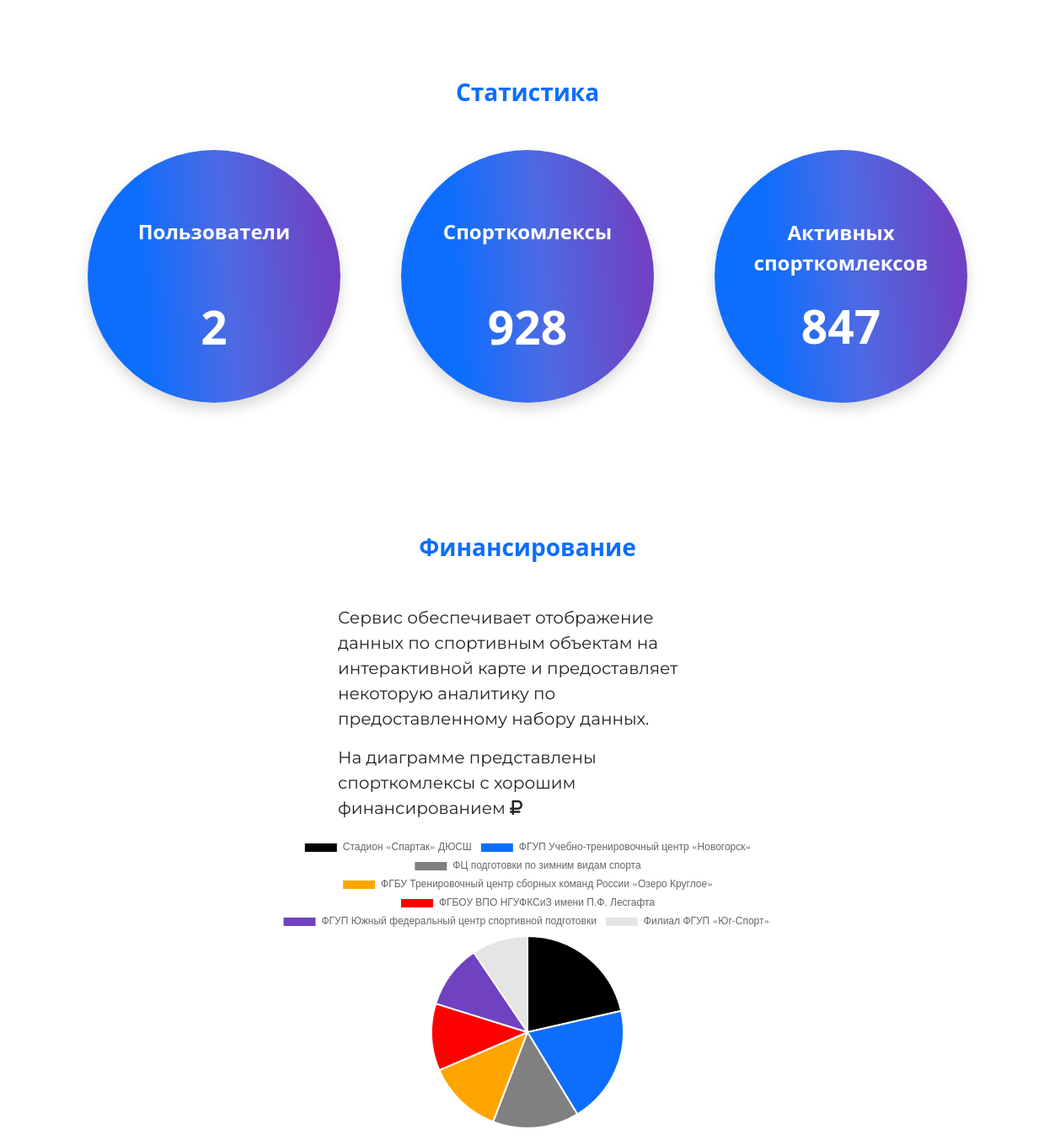
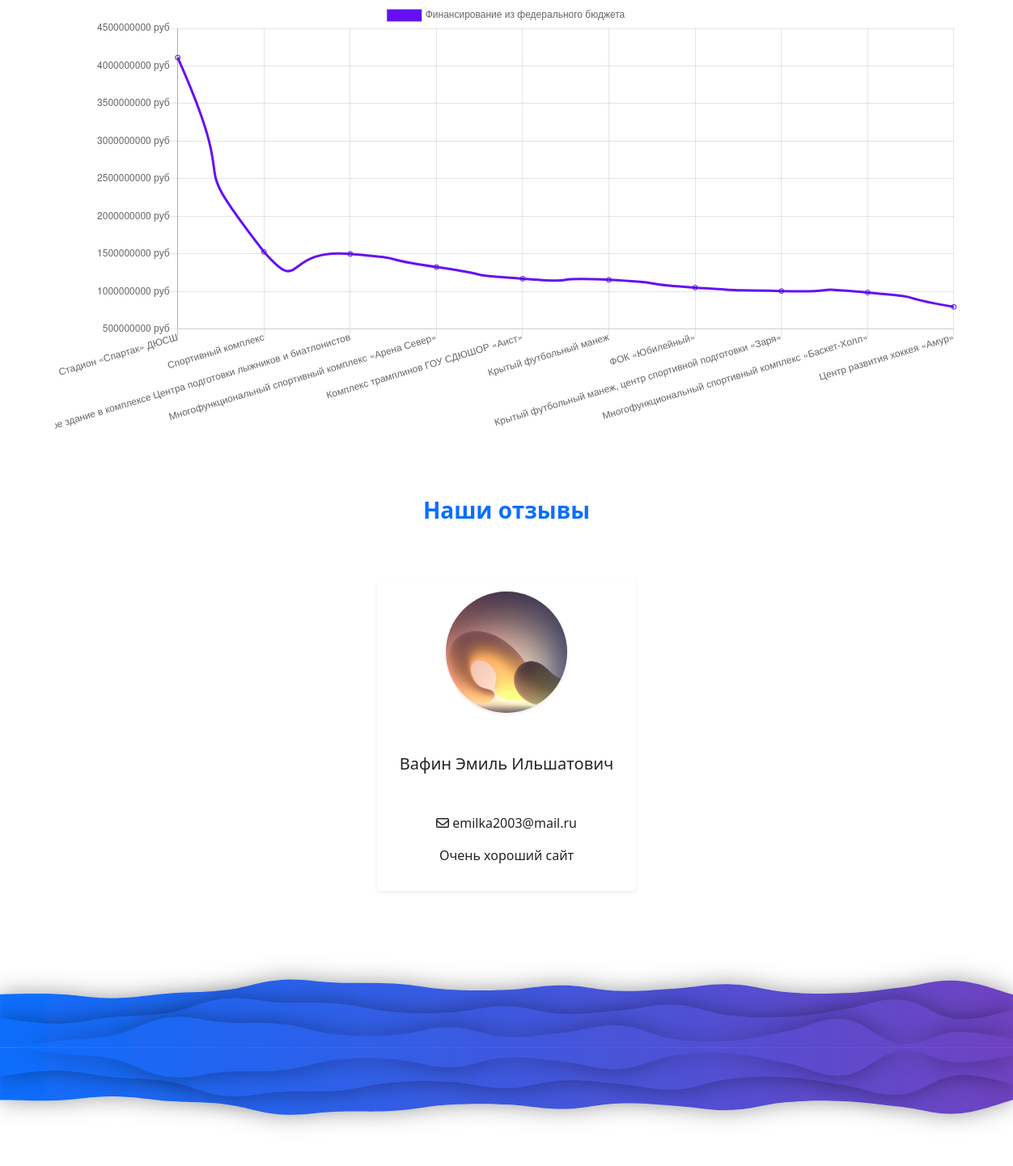
The app's page / (middle part), older data (2 pictures, top to bottom).
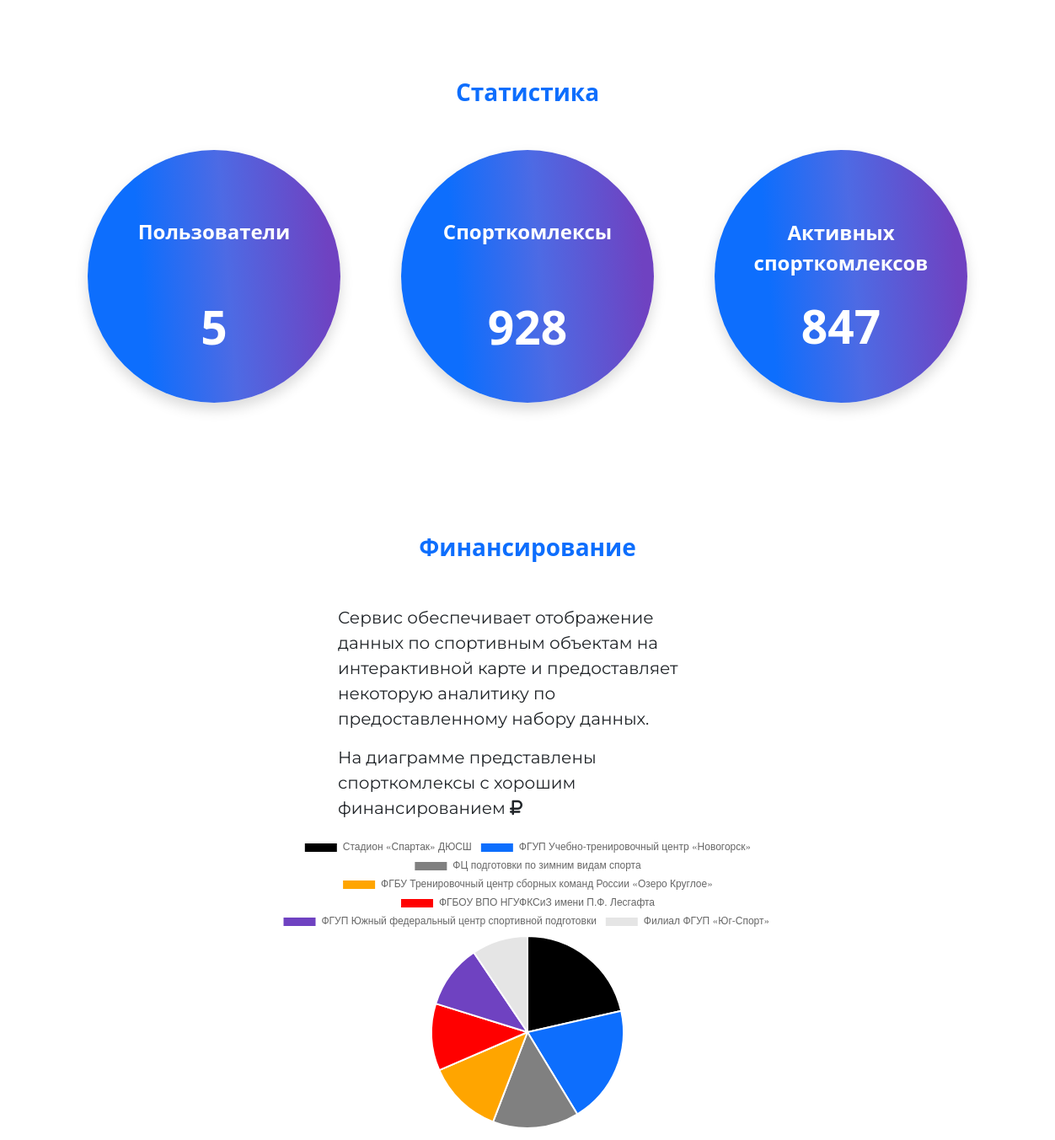
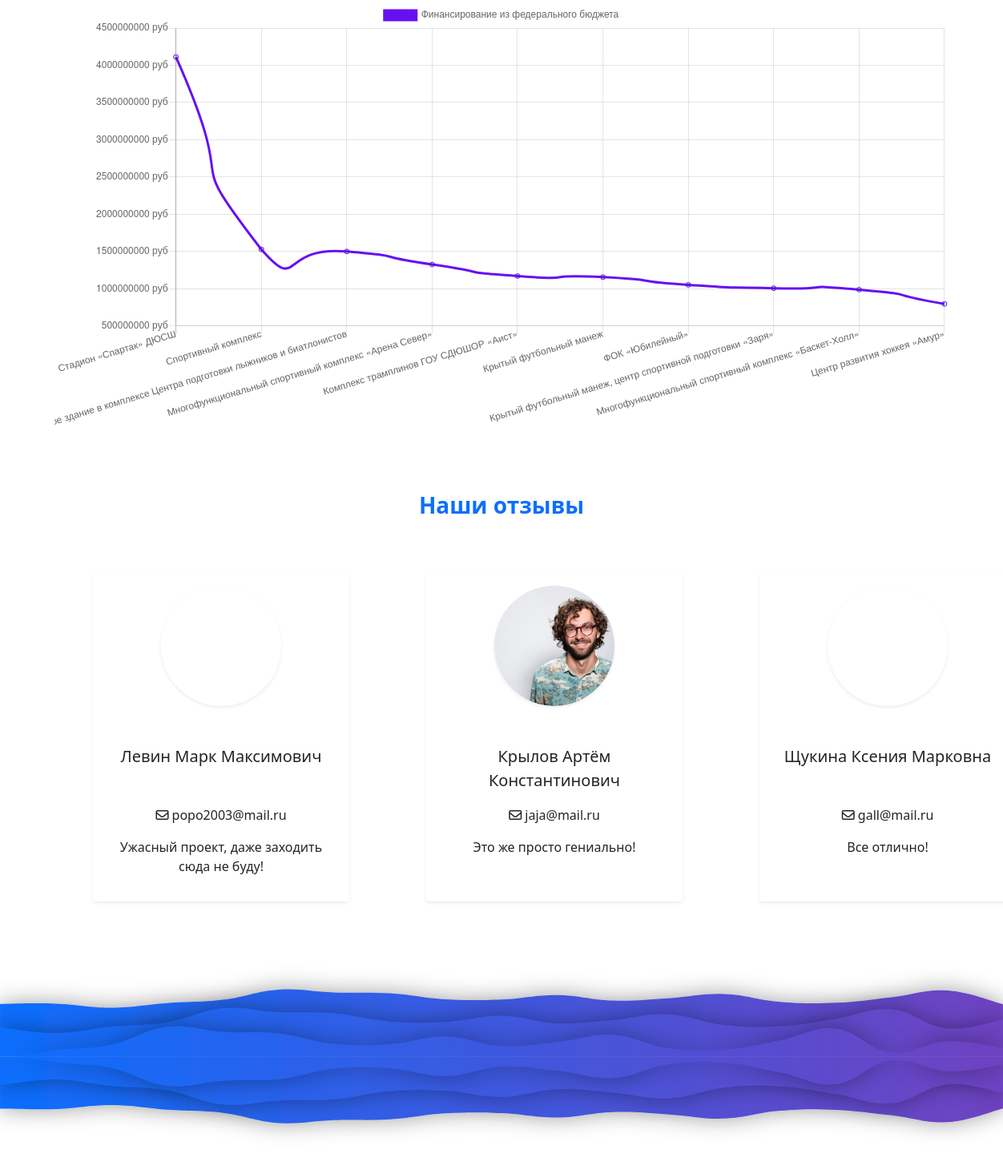
The same page, newer data (2 pictures, top to bottom).
### app/models.py (models this page shows, shortened)
class CommentUser(models.Model): # комментарии
    user = models.ForeignKey(CustomUser, on_delete=models.CASCADE, verbose_name='Пользователь')
    create_date_comment = models.DateTimeField('Дата создания комментария',auto_now_add=True)
    posted = models.BooleanField('Отображается или нет', default=False)
    comment = models.TextField('Комментарий', max_length=500)
    @staticmethod
    def getCommentsForIndex():
        return CommentUser.objects.filter(posted=True).order_by("-create_date_comment")[:3]
    class Meta:
        verbose_name = 'Комментарий'
        verbose_name_plural = 'Комментарии'

class CustomUser(AbstractUser): # пользователь
    patronymic = models.CharField('Отчество', max_length=50, null=True)
    avatar = models.ImageField('Аватарка', upload_to='users/')

### app/views.py (the view, shortened to what this page needs)
# urls.py: path('', views.main, name = 'home'),
def main(req): # main page_name
    page_name = "index.html"
    pie_result = pieData() # получение данных для пирога
    line_result = lineData()
    obj_users = CustomUser.objects.all().count()
    obj_datas = Datas.objects.all().count()
    obj_active_datas = Datas.objects.filter(active = 'Y').count()
    obj_comment = CommentUser.getCommentsForIndex()
    form = CreateQuestionsUserForm
    values = {
        'user':obj_users,
        'dat':obj_datas,
        'active_sport':obj_active_datas,
        'labels':pie_result[1],
        'data':pie_result[0],
        'line_labels':line_result[1],
        'line_data':line_result[0],
        'form':form,
        'comment':obj_comment,
    }
    return render(req, page_name, values)

### app/views.py (called while the page is built)
def pieData(): # получение данных для пирога
    for_pie_labels = []
    for_pie_data = []
    query_datas = Datas.objects.order_by("-financing")[:7]
    for q in query_datas:
        for_pie_labels.append(q.name)
        for_pie_data.append(q.financing)
    return for_pie_data, for_pie_labels

def lineData(): # получение данных для графика
    for_line_labels = []
    for_line_data = []
    query_datas = Datas.objects.order_by("-financing_from_subject_federal_budget")[:10]
    for q in query_datas:
        for_line_labels.append(q.name)
        for_line_data.append(q.financing_from_subject_federal_budget)
    return for_line_data, for_line_labels

### app/templates/index.html (shortened to what the changed rows need)
{% extends './base.html' %}
{% load static %}
{% block scripts %}
    <script>
    //для диаграммы
    let config = { // Диаграмма
        type: 'pie', // тип диаграммы
        data: {
        datasets: [{
            label:'Спорткомлекс',
            data: {{ data|safe }},
            backgroundColor: [
                'black','#0D6EFD', 'grey', 'orange', 'red', '#6f42c1' // цвета
            ],
            borderWidth:2,// толщина между кусочками
            }],
            labels: {{ labels|safe }}
        },
        options: {
            responsive: true,
        }
    };
    // для графика
    let labels = {{ line_labels|safe }}
    let data = { // Графика
        labels:labels,
        datasets: [{
            label: 'Финансирование из федерального бюджета',
            data: {{ line_data|safe }},
            fill: false,
            borderColor: '#6610f2',
            tension: 0.8
        }]
    };
    // конфигурация для графика
    let configLine = {
        type:'line',
        data: data,
        options:{
            scales: {
                yAxes: [{
                ticks: {
                    callback: function(value){return value + " руб"}
                    },
                }]
            }
        }
    }
    window.onload = () => { //
        let ctx = document.getElementById('pie-chart').getContext('2d');
        window.myPie = new Chart(ctx, config);
        let eeMyChart = document.getElementById('chart_budget');
        window.myLine = new Chart(eeMyChart, configLine)
    };
    </script>
{% endblock scripts %}
{% block content %}
    <div style = 'margin-bottom: 150px;'>
        <div class="container d-flex justify-content-around mt-5">
            <div class="box shadow text-white rounded-circle d-flex flex-column justify-content-center align-items-center .bg-primary.bg-gradient" style = "max-width: 300px; width: 100%; height: 300px;">
                <p class ="text-center fs-4 fw-bold mt-5" style = 'min-height: 50px;'>Пользователи</p>
                <p class ="text-center fw-bold mt-4" style = "font-size: 55px;">{{ user }}</p>
            </div>
        </div>
    </div>
    <div class="container mt-5">
        <div class="comment_container d-flex justify-content-around">
            {% for o in comment %}
            <div class="box-comment shadow-sm rounded d-flex flex-column align-items-center p-3 m-5" style = 'min-width: 320px; max-width: 320px; min-height: 200px;'>
                <div class = 'avatar shadow-sm rounded-circle' style = '
                    height:150px;
                    width: 150px;
                    background-image: url("{{o.user.avatar.url}}");
                    background-repeat:no-repeat;
                    background-position:center;
                    background-size:cover;
                    '></div>
                <div class ='mt-5'>
                    <p class = 'fs-5 text-center mx-auto' style="min-height: 60px;"> {{ o.user.last_name }} {{ o.user.first_name }} {{ o.user.patronymic }} </p>
                    <p class = 'text-center'>  <i class="fa-regular fa-envelope"></i> {{ o.user.email }} </p>
                    <p class = 'text-center'> {{ o.comment }} </p>
                </div>
            </div>
        {% empty %}
            <p class = 'text-center text-danger fs-2'>В бд пусто.</p>
        {% endfor %}
        </div>
    </div>
{% endblock content %}

Row changes from the older to the newer data that the page shows:
no longer on this page (row unchanged): CommentUser: user.avatar (picture), user.last_name "Вафин", user.first_name "Эмиль", user.patronymic "Ильшатович", user.email "emilka2003@mail.ru", comment "Очень хороший сайт"
added CommentUser: user.last_name "Левин", user.first_name "Марк", user.patronymic "Максимович", user.email "popo2003@mail.ru", comment "Ужасный проект, даже заходить сюда не буду!"
added CommentUser: user.avatar (picture), user.last_name "Крылов", user.first_name "Артём", user.patronymic "Константинович", user.email "jaja@mail.ru", comment "Это же просто гениально!"
added CommentUser: user.last_name "Щукина", user.first_name "Ксения", user.patronymic "Марковна", user.email "gall@mail.ru", comment "Все отлично!"
Text that changed along with them:
{{ user }}: "2" → "5"
